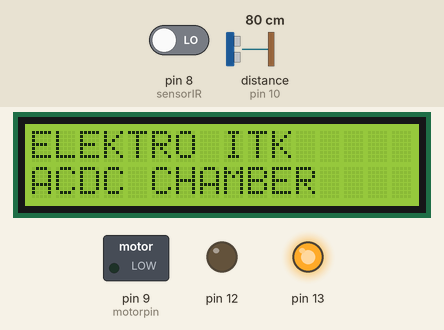
Recording of a sketch running on a simulated Arduino Uno, built with avr-gcc and run on an emulated ATmega328P. On the bench: 16×2 character LCD, switched loads named in the sketch (green lamp = pin HIGH), output pins drawn as LEDs (lit = HIGH). Wiring (inferred from the names in the program): ultrasonic range finder: trigger pin 11; echo pin 10. Dashed ring = blinking. Inputs (shaded band) come from the test bench; at power-on: pin 8 (sensorIR) LOW, distance to the obstacle (sensor on pin 10) 80 cm. The echo pulse lasts 58.3 µs per cm; pins used as bus, display or sensor lines are not drawn.

Above: at 1.5 s.
1.6 s: pin 8 (sensorIR) driven HIGH
At 2.4 s:
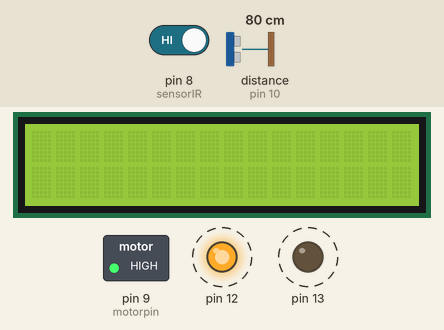
4.3 s: distance to the obstacle (sensor on pin 10) set to 99 cm
5.8 s: distance to the obstacle (sensor on pin 10) set to 105 cm
At 5.84 s:
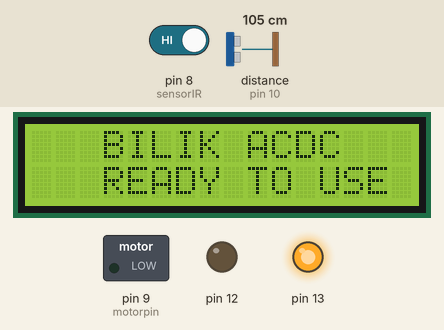
8.1 s: distance to the obstacle (sensor on pin 10) set to 2 cm
At 8.31 s:
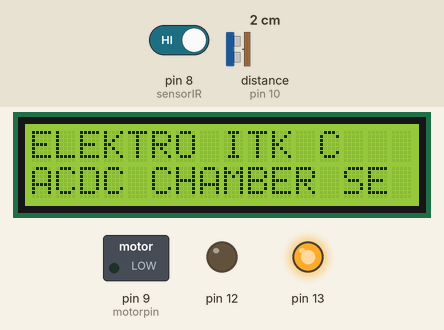
10.9 s: distance to the obstacle (sensor on pin 10) set to 103 cm
At 10.99 s:
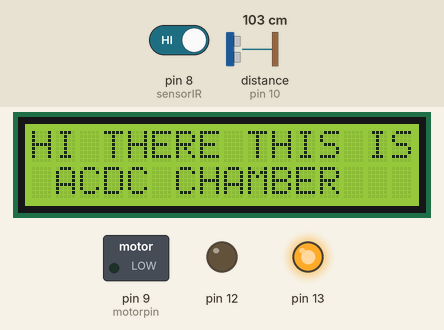
13.9 s: distance to the obstacle (sensor on pin 10) set to 35 cm
At 15.17 s:
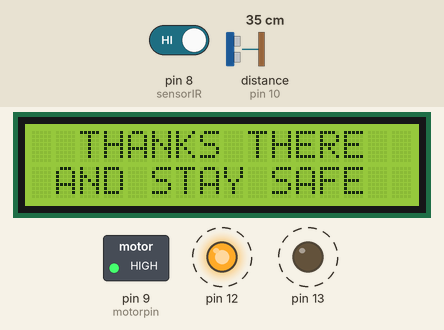
Timing chart, 0 to 17.9 s (numbered marks = the images above; inputs shaded):
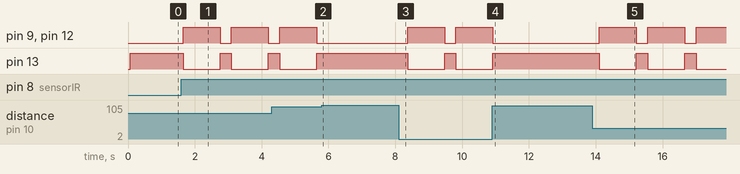

The sketch:

Programe3.ino
```cpp
#include <LiquidCrystal.h>


LiquidCrystal lcd(2, 3, 4, 5, 6, 7);


const int trigPin = 11;
const int echoPin = 10;
const int motorpin = 9;
const int sensorIR = 8;
const int LEDoff = 13;
const int LEDon = 12;

long duration;
int distanceCm;

void setup()
{
  lcd.begin(16,2);
  pinMode(trigPin, OUTPUT);
  pinMode(echoPin, INPUT);

pinMode(9,OUTPUT);
  pinMode(12, OUTPUT);
  pinMode(13, OUTPUT);


  digitalWrite(12, LOW);
  digitalWrite(13, HIGH);

  delay(100);

  welcome();

}

void loop()
{
  digitalWrite(trigPin, LOW);
  delayMicroseconds(2);
  digitalWrite(trigPin, HIGH);
  delayMicroseconds(10);
  digitalWrite(trigPin, LOW);
  duration = pulseIn(echoPin, HIGH);
  distanceCm= duration*0.034/2;

     if (distanceCm <= 100)
    {
     adaorang();
    }
     else
    {
     digitalWrite(12, LOW);
     digitalWrite(13, HIGH);
     analogWrite(9,0);
     delay(20);

     welcome();
    }


}
void adaorang()
{
  lcd.setCursor(0,0);
  lcd.print("ELEKTRO ITK ");
  lcd.setCursor(0,1);
  lcd.print("ACDC CHAMBER ");
  delay(100);
  lcd.clear();

    if(digitalRead (sensorIR) == HIGH)
   {
    analogWrite(9,255);
    digitalWrite(12, HIGH);
    digitalWrite(13, LOW);
    delay(1000);

    thanks();
   digitalWrite(12, LOW);
     digitalWrite(13, HIGH);
     analogWrite(9,0);
     delay(20);

     welcome();
   }
   else
   {
    adaorang();
   }

}

void welcome()
{
  lcd.setCursor(0,0);
  lcd.print("HI THERE THIS IS");
  lcd.setCursor(0,1);
  lcd.print(" ACDC CHAMBER ");
  delay(100);
  lcd.clear();
  lcd.setCursor(0,0);
  lcd.print("   BILIK ACDC   ");
  lcd.setCursor(0,1);
  lcd.print("   READY TO USE   ");
  delay(100);
}

void thanks ()
{
  lcd.setCursor(0,0);
  lcd.print("  THANKS THERE  ");
  lcd.setCursor(0,1);
  lcd.print(" AND STAY SAFE ");
  delay(100);
  lcd.clear();
}
```

Measured:
- the behaviour switches between 101 and 102 cm on distance to the obstacle (sensor on pin 10) (found by bisection; images 1 and 2)
- after the input at 1.6 s, pin 9 (motorpin), pin 12: alternates HIGH for 1.1 s and LOW for 0.34 s, starting after 0.05 s; pin 13: alternates HIGH for 0.34 s and LOW for 1.1 s, starting after 0.05 s; the display: changes after 0.05 s (image 1)
- after the input at 5.8 s, pin 9 (motorpin), pin 12: stays LOW (without the input it goes to HIGH after 0.20 s); pin 13: stays HIGH (without the input it goes to LOW after 0.20 s)
- after the input at 8.1 s, pin 9 (motorpin), pin 12: LOW → HIGH after 0.27 s, → LOW 1.1 s later, → HIGH 0.34 s later; pin 13: HIGH → LOW after 0.27 s, → HIGH 1.1 s later, → LOW 0.34 s later; the display: first differs from a run without the input after 0.17 s (image 3)
- after the input at 10.9 s, pin 9 (motorpin), pin 12: goes on until 10.9 s, then stays LOW; pin 13: goes on until 10.9 s, then stays HIGH
- after the input at 13.9 s, pin 9 (motorpin), pin 12: alternates HIGH for 1.1 s and LOW for 0.34 s, starting after 0.21 s; pin 13: alternates HIGH for 0.34 s and LOW for 1.1 s, starting after 0.21 s; the display: first differs from a run without the input after 0.11 s (image 5 shows a later state)
- what the display in image 1 shows lasts 1.1 s, from 1.6 s to 2.7 s
